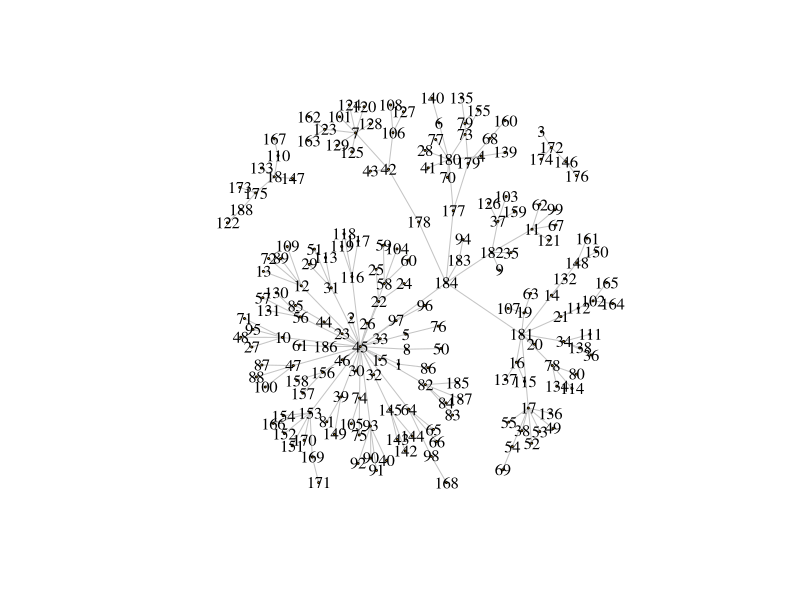
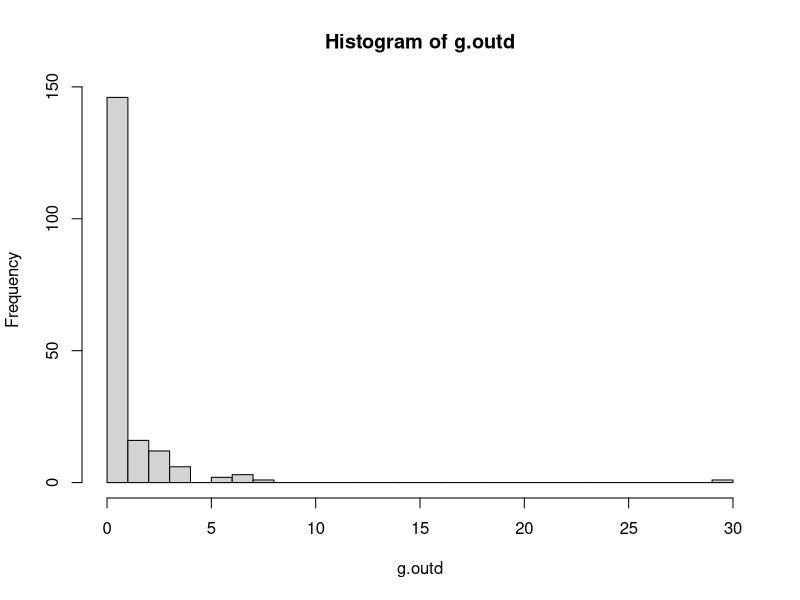
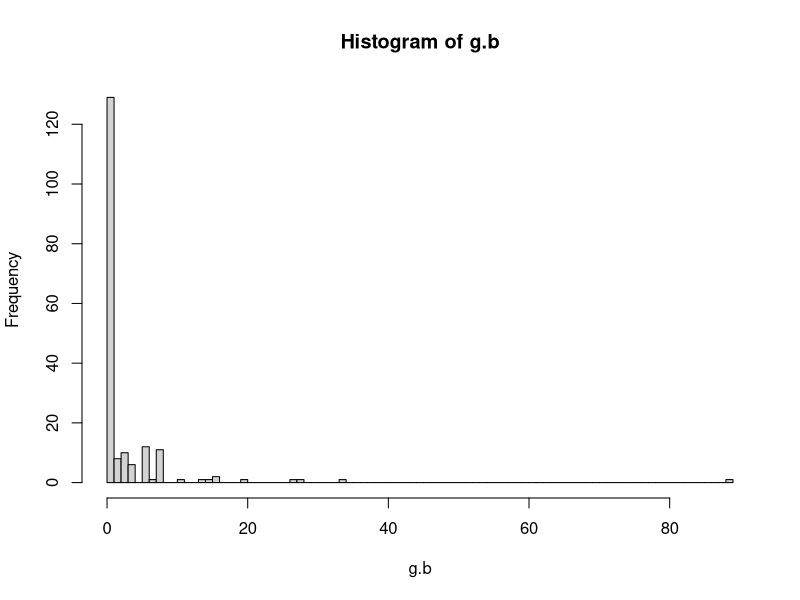
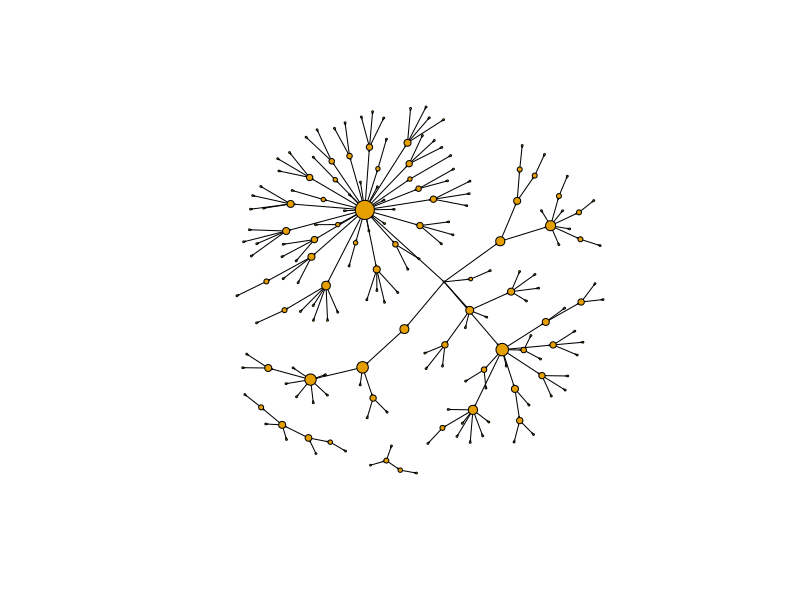
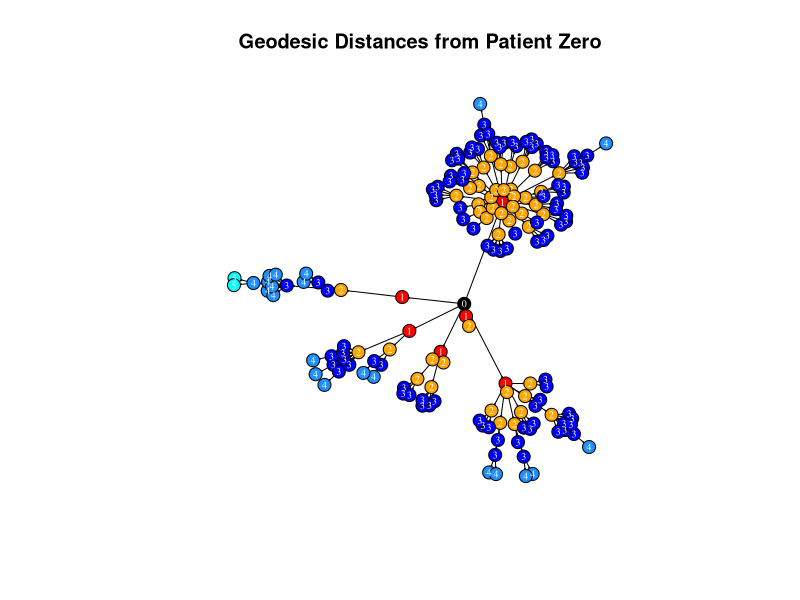

Source code (R) for these figures, in order:

library(tidyverse)
library(igraph)

# Load measles.csv data file into a dataframe
measles <- read_csv("data/measles.csv")

# Get graph object
g <- graph_from_data_frame(measles, directed = TRUE)

# Is the graph directed?
is.directed(g)

# Is the graph weighted?
is.weighted(g)

# Where does each edge originate from?
table(head_of(g, E(g)))

# Make a basic plot
plot(g, 
     vertex.label.color = "black", 
     edge.color = 'gray77',
     vertex.size = 0,
     edge.arrow.size = 0.1,
     layout = layout_nicely(g))

# Is there an edge going from vertex 184 to vertex 178?
g['184', '187']

# Is there an edge going from vertex 178 to vertex 184?
g['178', '184']

# Show all edges going to or from vertex 184
incident(g, '184', mode = c("all"))

# Show all edges going out from vertex 184
incident(g, '184', mode = c("out"))

# Identify all neighbors of vertex 12 regardless of direction
neighbors(g, '12', mode = c('all'))

# Identify other vertices that direct edges towards vertex 12
neighbors(g, '12', mode = c('in'))

# Identify any vertices that receive an edge from vertex 42 and direct an edge to vertex 124
n1 <- neighbors(g, '42', mode = c('out'))
n2 <- neighbors(g, '124', mode = c('in'))
intersection(n1, n2)

# Which two vertices are the furthest apart in the graph ?
farthest_vertices(g) 

# Shows the path sequence between two furthest apart vertices.
get_diameter(g)  

# Identify vertices that are reachable within two connections from vertex 42
ego(g, 2, '42', mode = c('out'))

# Identify vertices that can reach vertex 42 within two connections
ego(g, 2, '42', mode = c('in'))

# Identifying key vertices

# Calculate the out-degree of each vertex
g.outd <- degree(g, mode = c("out"))

# View a summary of out-degree
table(g.outd)

# Make a histogram of out-degrees
hist(g.outd, breaks = 30)

# Find the vertex that has the maximum out-degree
which.max(g.outd)

# Betweenness

# Calculate betweenness of each vertex
g.b <- betweenness(g, directed = TRUE)

# Show histogram of vertex betweenness
hist(g.b, breaks = 80)

# Create plot with vertex size determined by betweenness score
plot(g, 
     vertex.label = NA,
     edge.color = 'black',
     vertex.size = sqrt(g.b)+1,
     edge.arrow.size = 0.05,
     layout = layout_nicely(g))


# Visualizing important nodes and edges

# Make an ego graph
g184 <- make_ego_graph(g, diameter(g), nodes = '184', mode = c("all"))[[1]]

# Get a vector of geodesic distances of all vertices from vertex 184 
dists <- distances(g184, "184")

# Create a color palette of length equal to the maximal geodesic distance plus one.
colors <- c("black", "red", "orange", "blue", "dodgerblue", "cyan")

# Set color attribute to vertices of network g184.
V(g184)$color <- colors[dists+1]

# Visualize the network based on geodesic distance from vertex 184 (patient zero).
plot(g184, 
     vertex.label = dists, 
     vertex.label.color = "white",
     vertex.label.cex = .6,
     edge.color = 'black',
     vertex.size = 7,
     edge.arrow.size = .05,
     main = "Geodesic Distances from Patient Zero"
)





